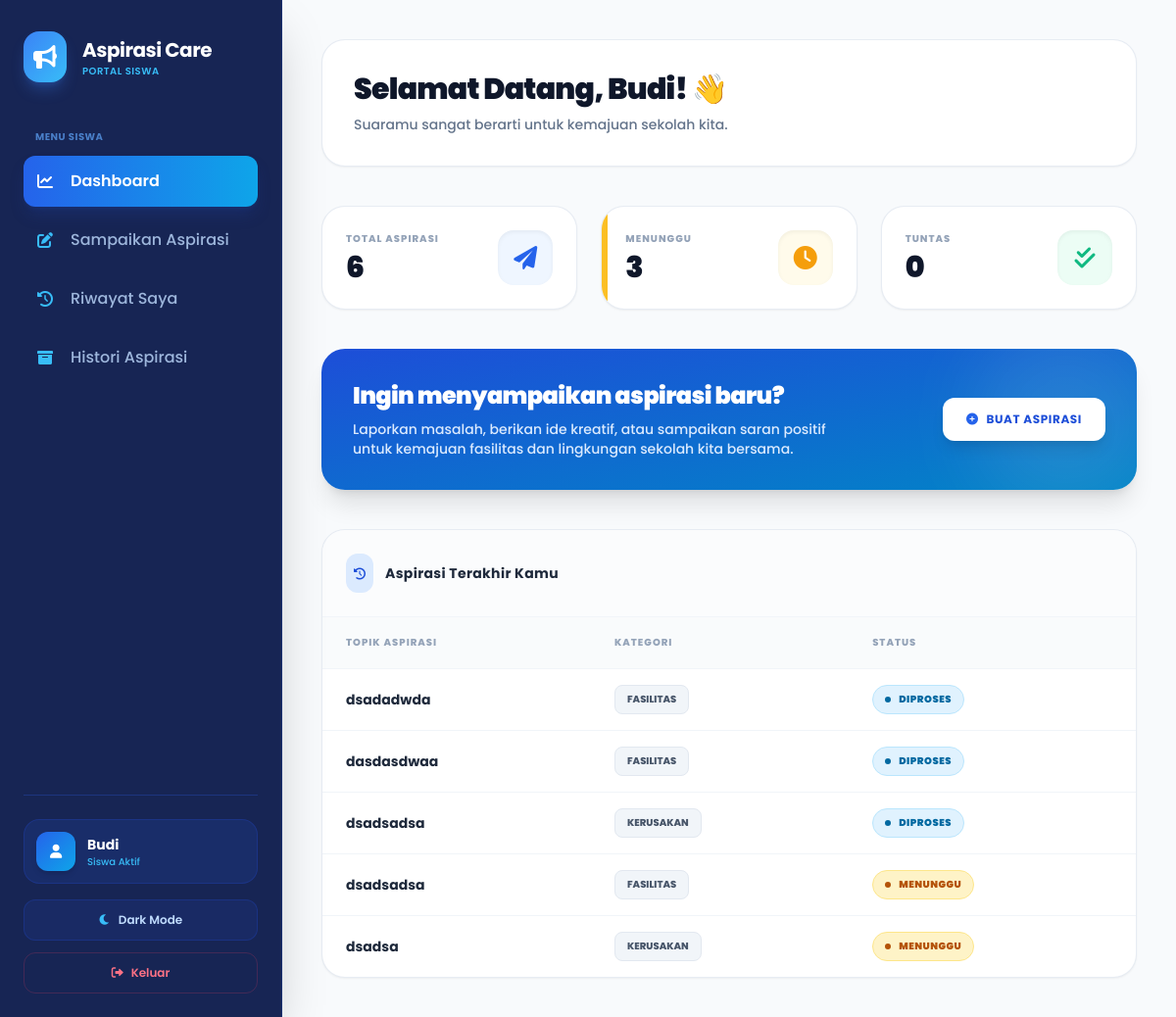
Screenshot of /app/views/siswa/dashboard.php (signed in) with the database file from the repository.
### tables this page shows
CREATE TABLE `aspirasi` (
  `id_aspirasi` int NOT NULL,
  `id_input` int DEFAULT NULL,
  `id_kategori` int DEFAULT NULL,
  `judul` varchar(50) DEFAULT NULL,
  `isi_aspirasi` text,
  `foto` varchar(255) DEFAULT NULL,
  `status` varchar(20) DEFAULT NULL,
  `feedback` text,
  `rating` decimal(2,1) DEFAULT NULL,
  `id_admin` int DEFAULT NULL,
  `id_siswa` int NOT NULL,
  `tanggal_input` date NOT NULL
);

CREATE TABLE `kategori` (
  `id_kategori` int NOT NULL,
  `nama_kategori` enum('kerusakan','fasilitas','kebersihan','lainnya') DEFAULT NULL
);

### app/views/siswa/dashboard.php (the view, shortened to what the rows shown need)
<?php
require_once "../../models/m_aspirasi.php";
$model = new M_Aspirasi();
$id_siswa = $_SESSION['siswa']['id_siswa'];
$nama_siswa = $_SESSION['siswa']['nama_siswa'] ?? 'Siswa';
$data_db = $model->tampilSiswa($id_siswa);
$total = 0;
$list_aspirasi = [];
if ($data_db) {
    while ($row = $data_db->fetch_assoc()) {
        $total++;
        $list_aspirasi[] = $row;
    }
}
?>
<!DOCTYPE html>
<html lang="id" class="light">
<head>
    <script src="https://cdn.tailwindcss.com"></script>
    <link href="https://cdnjs.cloudflare.com/ajax/libs/font-awesome/6.0.0/css/all.min.css" rel="stylesheet">
</head>
<body class="bg-slate-50 dark:bg-slate-950 text-slate-900 dark:text-slate-100 font-sans antialiased selection:bg-blue-200 selection:text-blue-900 transition-colors duration-300">
    <div class="min-h-screen flex">
        <aside id="sidebar"
            class="fixed top-0 left-0 z-50 h-screen w-72 bg-blue-950 dark:bg-slate-900 text-blue-100 dark:text-slate-200 p-6 shadow-2xl border-r border-blue-900/50 dark:border-slate-800 transform -translate-x-full md:translate-x-0 transition-transform duration-300 flex flex-col">
            <div class="flex items-center gap-4 mb-12 mt-2">
                <div>
                    <h1 class="text-xl font-bold tracking-tight text-white">Aspirasi Care</h1>
                </div>
            </div>
        </aside>
        <main class="flex-1 md:ml-72 p-4 sm:p-6 md:p-10 transition-colors duration-300">
            <div class="max-w-5xl mx-auto">
                <div class="flex flex-col sm:flex-row sm:justify-between sm:items-center mb-6 sm:mb-10 bg-white dark:bg-slate-900 p-5 sm:p-8 rounded-2xl sm:rounded-3xl border border-slate-200/80 dark:border-slate-800 shadow-sm transition-colors">
                    <div class="min-w-0">
                        <h2 class="text-2xl sm:text-3xl font-black text-slate-900 dark:text-white tracking-tight break-words">
                            Selamat Datang, <?= htmlspecialchars($nama_siswa) ?>! 👋
                        </h2>
                    </div>
                </div>
                <div class="bg-white dark:bg-slate-900 rounded-3xl border border-slate-200/80 dark:border-slate-800 overflow-hidden shadow-sm">
                    <div class="overflow-x-auto">
                        <table class="w-full text-sm">
                            <thead class="bg-slate-50/80 dark:bg-slate-800/40 text-slate-400 dark:text-slate-500 border-b border-slate-100 dark:border-slate-800">
                                <tr>
                                    <th class="px-4 sm:px-6 py-4 text-left font-extrabold uppercase tracking-widest text-[10px]">Topik Aspirasi</th>
                                    <th class="px-4 sm:px-6 py-4 text-left font-extrabold uppercase tracking-widest text-[10px]">Kategori</th>
                                    <th class="px-4 sm:px-6 py-4 text-left font-extrabold uppercase tracking-widest text-[10px]">Status</th>
                                </tr>
                            </thead>
                            <tbody class="divide-y divide-slate-100 dark:divide-slate-800">
                                <?php if ($total > 0): ?>
                                    <?php
                                    $limit_data = array_slice($list_aspirasi, 0, 5);
                                    foreach ($limit_data as $row):
                                        $status = $row['status'];
                                        $statusBadge = "bg-amber-100 text-amber-700 dark:bg-amber-950/60 dark:text-amber-400 border border-amber-200 dark:border-amber-800/50";
                                        if ($status == 'Selesai') {
                                            $statusBadge = "bg-emerald-100 text-emerald-700 dark:bg-emerald-950/60 dark:text-emerald-400 border border-emerald-200 dark:border-emerald-800/50";
                                        } elseif ($status == 'Diproses' || $status == 'Proses') {
                                            $statusBadge = "bg-sky-100 text-sky-700 dark:bg-sky-950/60 dark:text-sky-400 border border-sky-200 dark:border-sky-800/50";
                                        }
                                    ?>
                                        <tr class="hover:bg-slate-50 dark:hover:bg-slate-800/50 transition-colors">
                                            <td class="px-4 sm:px-6 py-4">
                                                <p class="font-bold text-slate-800 dark:text-white text-sm">
                                                    <?= htmlspecialchars($row['judul']) ?>
                                                </p>
                                            </td>
                                            <td class="px-4 sm:px-6 py-4">
                                                <span class="inline-flex items-center gap-1 px-3 py-1 bg-slate-100 dark:bg-slate-800 text-slate-600 dark:text-slate-300 rounded-lg text-[10px] font-extrabold uppercase border border-slate-200 dark:border-slate-700">
                                                    <?= htmlspecialchars($row['nama_kategori'] ?? 'Umum') ?>
                                                </span>
                                            </td>
                                            <td class="px-4 sm:px-6 py-4">
                                                <span class="inline-flex items-center px-3 py-1 rounded-full text-[10px] font-black uppercase tracking-wider <?= $statusBadge ?>">
                                                    <span class="w-1.5 h-1.5 rounded-full bg-current mr-2 animate-pulse"></span>
                                                    <?= strtoupper($status) ?>
                                                </span>
                                            </td>
                                        </tr>
                                    <?php endforeach; ?>
                                <?php endif; ?>
                            </tbody>
                        </table>
                    </div>
                </div>
            </div>
        </main>
    </div>
</body>
</html>

### rows the page displays
aspirasi: judul "dsadadwda", id_kategori.nama_kategori "FASILITAS", status "DIPROSES"
aspirasi: judul "dasdasdwaa", id_kategori.nama_kategori "FASILITAS", status "DIPROSES"
aspirasi: judul "dsadsadsa", id_kategori.nama_kategori "KERUSAKAN", status "DIPROSES"
aspirasi: judul "dsadsadsa", id_kategori.nama_kategori "FASILITAS", status "MENUNGGU"
aspirasi: judul "dsadsa", id_kategori.nama_kategori "KERUSAKAN", status "MENUNGGU"

### other values shown
$nama_siswa "Budi"
$total "6"
$menunggu "3"
$tuntas "0"
